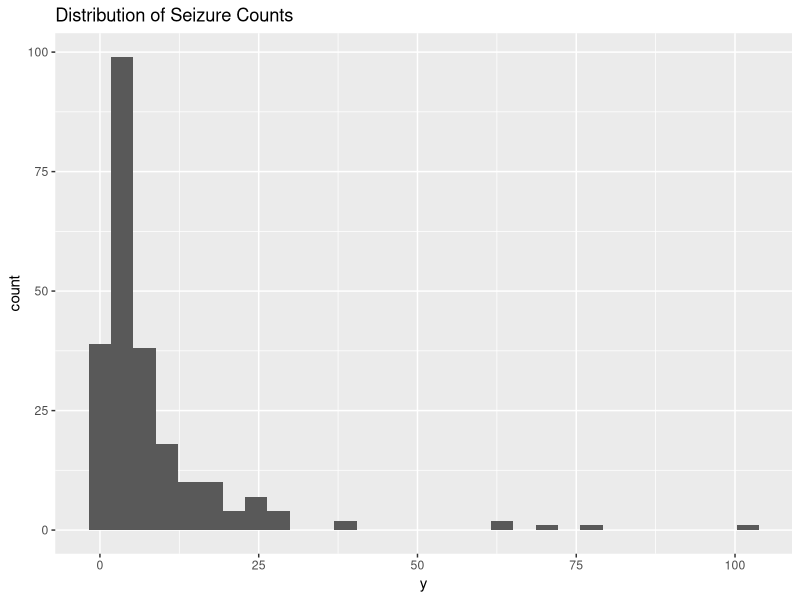
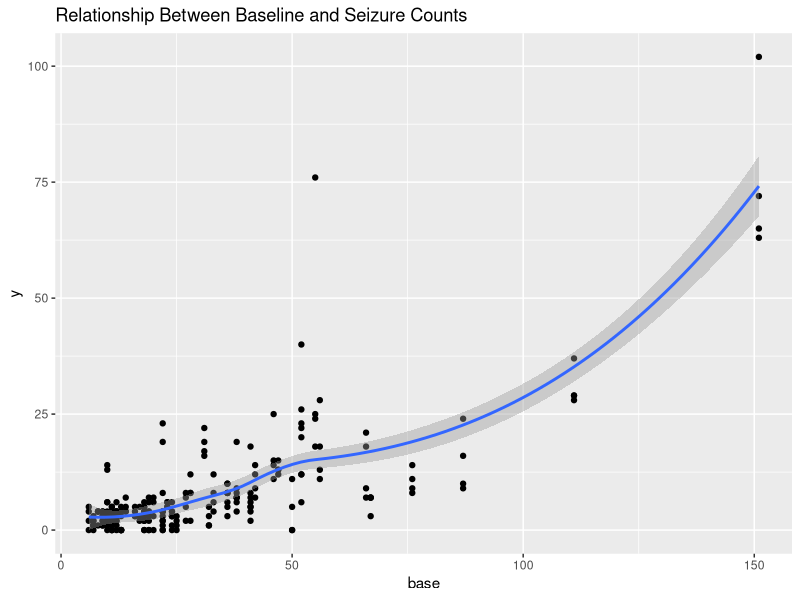
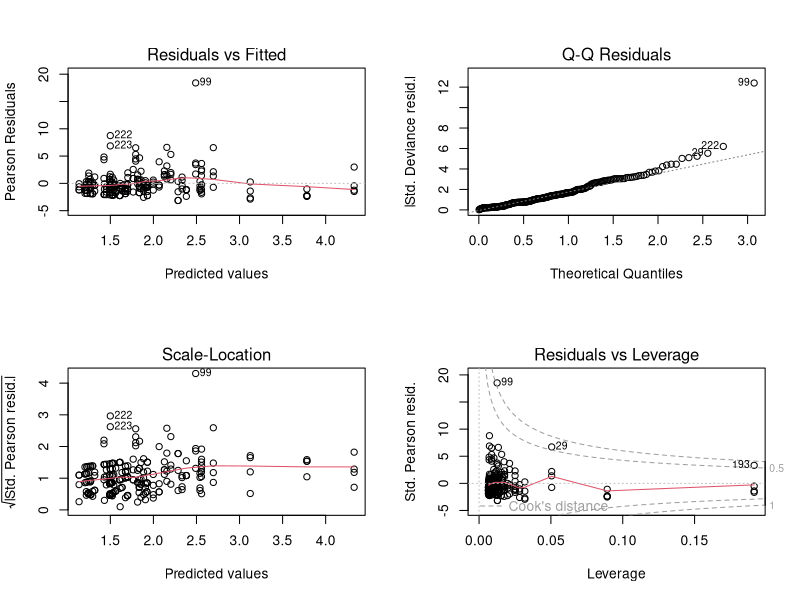
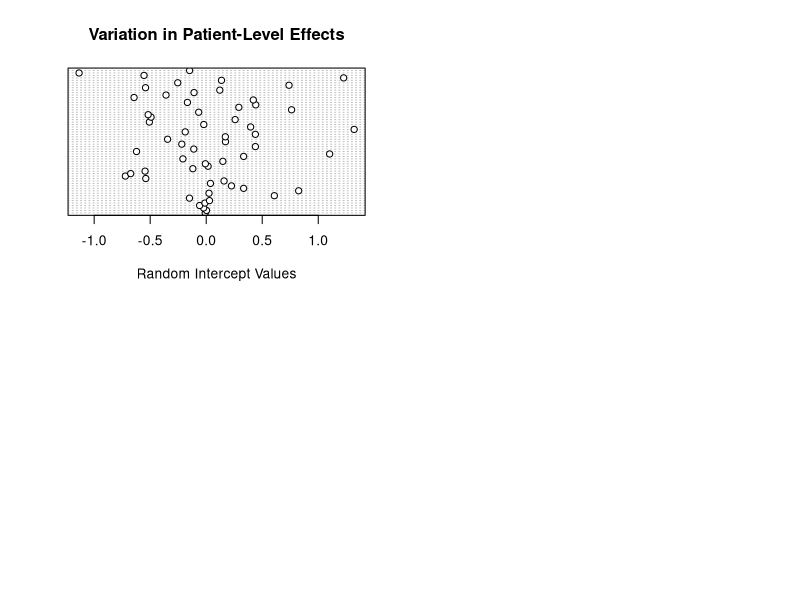
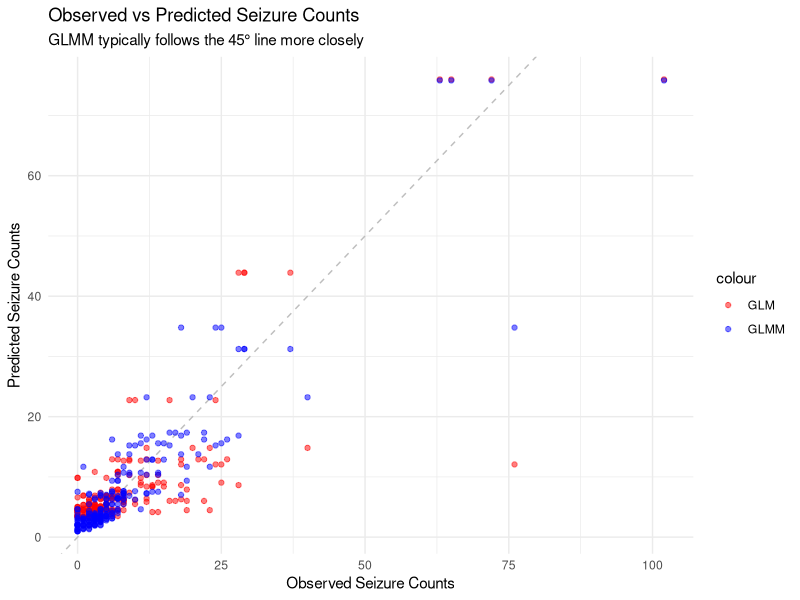

Generate these figures, in order, with R:
# Question 1
# Generalized Linear Models (GLM) and Generalized Linear Mixed Models (GLMM)

# 1. LOAD REQUIRED PACKAGES AND DATA
# Install packages 
install.packages(c(
  "MASS",
  "lme4",
  "ggplot2",
  "dplyr",
  "broom",
  "broom.mixed",
  "parameters"
))

# Load libraries for modelling and visualisation
library(MASS)
library(lme4)
library(ggplot2)
library(dplyr)
library(broom)
library(broom.mixed)
library(parameters)

# Load built-in epilepsy dataset
data(epil)

# 2. BASIC DATA INSPECTION

# Structure of dataset (variables + types)
str(epil)

# Summary statistics for all variables
summary(epil)

# Check how many observations per patient (subject balance)
table(epil$subject)

# 3. EXPLORATORY DATA ANALYSIS (EDA)

epilepsy_data <- epil

# Visualise distribution of seizure counts (response variable)
ggplot(epilepsy_data, aes(x = y)) +
  geom_histogram(bins = 30) +
  labs(title = "Distribution of Seizure Counts")

# Explore relationship between baseline seizures and outcome

ggplot(epilepsy_data, aes(x = base, y = y)) +
  geom_point() +
  geom_smooth(method = "loess") +
  labs(title = "Relationship Between Baseline and Seizure Counts")


# 4. FIT GENERALIZED LINEAR MODEL (GLM)

# Fit Poisson GLM assuming independent observations
glm_model <- glm(y ~ trt + base + age,
                 family = poisson,
                 data = epilepsy_data)

# Display GLM results
summary(glm_model)

# Compute model fit (AIC)
AIC(glm_model)

# Check for overdispersion in GLM

# Calculate Pearson residuals
glm_resid <- residuals(glm_model, type = "pearson")

# Compute dispersion statistic (important assumption check)
dispersion_index <- sum(glm_resid^2) / df.residual(glm_model)

# Display overdispersion value
dispersion_index

# 5. MODEL DIAGNOSTICS FOR GLM

# Standard diagnostic plots (residuals, leverage, etc.)
par(mfrow = c(2,2))
plot(glm_model)

# 6. FIT GENERALIZED LINEAR MIXED MODEL (GLMM)

# Fit Poisson GLMM with subject-level random intercept
glmm_model <- glmer(y ~ trt + base + age + (1 | subject),
                    family = poisson,
                    data = epilepsy_data)

# Show GLMM results
summary(glmm_model)

# Model fit statistics
AIC(glmm_model)
logLik(glmm_model)

# 7. COMPARE GLM AND GLMM

# Create comparison table for model performance
model_results <- data.frame(
  Model = c("GLM", "GLMM"),
  AIC = c(AIC(glm_model), AIC(glmm_model)),
  LogLikelihood = c(as.numeric(logLik(glm_model)),
                    as.numeric(logLik(glmm_model)))
)

# Display comparison
model_results

# 8. COMPARE FIXED EFFECTS

# Extract GLM coefficients in tidy format
model_parameters(glm_model)

# Extract GLMM coefficients in tidy format
model_parameters(glmm_model)

# 9. VISUALISE RANDOM EFFECTS (GLMM ONLY)

# Extract subject-level random effects
subject_effects <- ranef(glmm_model)$subject

# Plot random intercept variation between patients
dotchart(subject_effects[[1]],
         main = "Variation in Patient-Level Effects",
         xlab = "Random Intercept Values")

# 10. PREDICTION COMPARISON (GLM vs GLMM)

# Generate predictions from GLM
epilepsy_data$glm_pred <- predict(glm_model, type = "response")

# Generate predictions from GLMM
epilepsy_data$glmm_pred <- predict(glmm_model, type = "response")

# Compare observed vs predicted values visually

ggplot(epilepsy_data, aes(x = y)) +
  geom_abline(intercept = 0, slope = 1, linetype = "dashed", color = "grey") +
  geom_point(aes(y = glm_pred, color = "GLM"), alpha = 0.5) +
  geom_point(aes(y = glmm_pred, color = "GLMM"), alpha = 0.5) +
  labs(title = "Observed vs Predicted Seizure Counts",
       subtitle = "GLMM typically follows the 45° line more closely",
       x = "Observed Seizure Counts",
       y = "Predicted Seizure Counts") +
  scale_color_manual(values = c("GLM" = "red", "GLMM" = "blue")) +
  theme_minimal()

# 11. PARAMETER COMPARISON 

# GLM coefficient estimates
summary(glm_model)$coefficients

# GLMM coefficient estimates
summary(glmm_model)$coefficients
